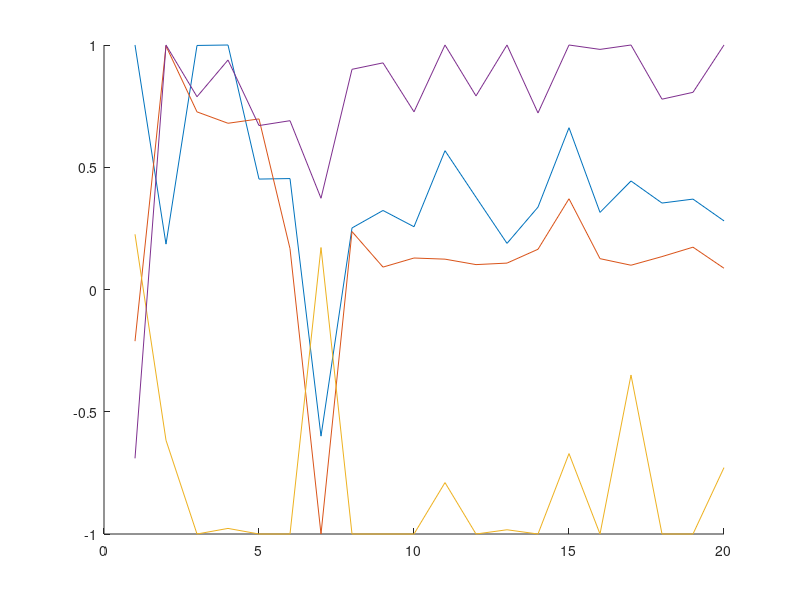

Source code (MATLAB): (Note: this script raises an error after producing the figure.)
%% plot targets
close all;
load('targetNumbers');
Y=zeros(20,8);
for i=1:20
%     Y(i,1)=pMat(i).targetParameters.tracker(1);
%     Y(i,2)=pMat(i).targetParameters.tracker(2);
%     Y(i,3)=pMat(i).targetParameters.target(1);
%     Y(i,4)=pMat(i).targetParameters.target(2);
%     Y(i,5)=pMat(i).targetParameters.objective(1);
%     Y(i,6)=pMat(i).targetParameters.objective(2);
%     Y(i,7)=pMat(i).targetParameters.wall(1);
%     Y(i,8)=pMat(i).targetParameters.wall(2);
%     m=max(abs(Y(i,1:2:8)));
%     Y(i,1:2:8)=Y(i,1:2:8)/m;
%     m=max(abs(Y(i,2:2:8)));
%     Y(i,2:2:8)=Y(i,2:2:8)/m;
    Y(i,1)=pMat(i).targetParameters.tracker(1);
    Y(i,2)=pMat(i).targetParameters.target(1);
    Y(i,3)=pMat(i).targetParameters.objective(1);
    Y(i,4)=pMat(i).targetParameters.wall(1);
    m=max(abs(Y(i,:)));
    Y(i,:)=Y(i,:)/m;
end
hold on;
set(gcf,'color','w');
for i=1:4
    plot(Y(:,i));
%     if mod(i,2)==0
%         plot(Y(:,i));
%     else
%         plot(Y(:,i),'--');
%     end
end
refline([0 0]);
line([2 2],[-1 1],'color',[0 0 0],'LineStyle','--');
line([6 6],[-1 1],'color',[0 0 0],'LineStyle','--');
%ylabel('u_k','FontName','cmr10');
legend('cop','yakuza','objectives','wall');
%legend('tracker2','tracker1','target2','target1','obj2','obj1','wall2','wall1');
hold off;

%% plot trackers
close all;
load('trackerNumbers');
Y=zeros(10,8);
for i=1:10
    Y(i,1)=pMat(i).trackerParameters.tracker(1);
    Y(i,2)=pMat(i).trackerParameters.tracker(2);
    Y(i,3)=pMat(i).trackerParameters.target(1);
    Y(i,4)=pMat(i).trackerParameters.target(2);
    Y(i,5)=pMat(i).trackerParameters.wall(1);
    Y(i,6)=pMat(i).trackerParameters.wall(2);
    m=max(abs(Y(i,1:2:6)));
    Y(i,1:2:6)=Y(i,1:2:6)/m;
    m=max(abs(Y(i,2:2:6)));
    Y(i,2:2:6)=Y(i,2:2:6)/m;
end
hold on;
set(gcf,'color','w');
for i=1:6
    if mod(i,2)==0
        plot(Y(:,i));
    else
        plot(Y(:,i),'--');
    end
end
refline([0 0]);
legend('tracker2','tracker1','target2','target1','wall2','wall1');
hold off;

%% simulate single point
close all;
load('targetNumbers');
p=pMat(8);
p.saveGif=true;
p.refreshRate=5;
p.display=true;
simulate(p);
